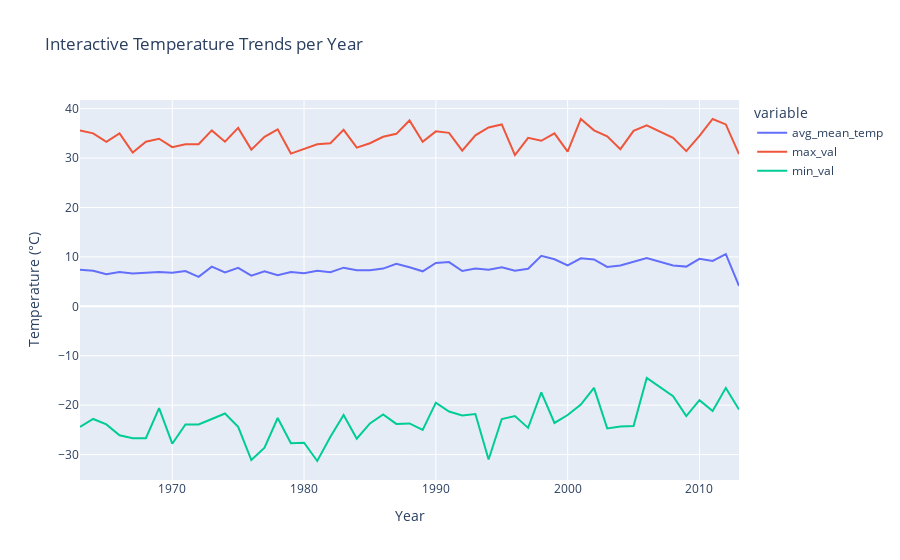

The cell this chart's notebook holds for it:
### Code cell
fig = px.line(df, x="year", y=["avg_mean_temp", "max_val", "min_val"],
              title="Interactive Temperature Trends per Year",
              labels={"value": "Temperature (°C)", "year": "Year"})
fig.show()

### Figure 1 — Plotly figure (JSON) as saved in the notebook; plotly's stock layout.template omitted (floating-point values rounded to 4 significant figures)
{"data": [{"hovertemplate": "variable=avg_mean_temp<br>Year=%{x}<br>Temperature (°C)=%{y}<extra></extra>", "legendgroup": "avg_mean_temp", "line": {"color": "#636efa", "dash": "solid"}, "marker": {"symbol": "circle"}, "mode": "lines", "name": "avg_mean_temp", "orientation": "v", "showlegend": true, "type": "scatter", "x": [1963, 1964, 1965, 1966, 1967, 1968, 1969, 1970, 1971, 1972, 1973, 1974, 1975, 1976, 1977, 1978, 1979, 1980, 1981, 1982, 1983, 1984, 1985, 1986, 1987, 1988, 1989, 1990, 1991, 1992, 1993, 1994, 1995, 1996, 1997, 1998, 1999, 2000, 2001, 2002, 2003, 2004, 2005, 2006, 2008, 2009, 2010, 2011, 2012, 2013], "xaxis": "x", "y": [7.39, 7.18, 6.47, 6.95, 6.62, 6.72, 6.94, 6.8, 7.12, 5.97, 8.02, 6.87, 7.77, 6.21, 7.08, 6.31, 6.95, 6.68, 7.18, 6.91, 7.82, 7.31, 7.28, 7.63, 8.61, 7.89, 7.08, 8.76, 8.95, 7.14, 7.63, 7.42, 7.89, 7.19, 7.6, 10.2, 9.51, 8.27, 9.7, 9.48, 7.98, 8.25, 9.07, 9.79, 8.27, 8.03, 9.61, 9.18, 10.54, 4.13], "yaxis": "y"}, {"hovertemplate": "variable=max_val<br>Year=%{x}<br>Temperature (°C)=%{y}<extra></extra>", "legendgroup": "max_val", "line": {"color": "#EF553B", "dash": "solid"}, "marker": {"symbol": "circle"}, "mode": "lines", "name": "max_val", "orientation": "v", "showlegend": true, "type": "scatter", "x": [1963, 1964, 1965, 1966, 1967, 1968, 1969, 1970, 1971, 1972, 1973, 1974, 1975, 1976, 1977, 1978, 1979, 1980, 1981, 1982, 1983, 1984, 1985, 1986, 1987, 1988, 1989, 1990, 1991, 1992, 1993, 1994, 1995, 1996, 1997, 1998, 1999, 2000, 2001, 2002, 2003, 2004, 2005, 2006, 2008, 2009, 2010, 2011, 2012, 2013], "xaxis": "x", "y": [35.6, 35.0, 33.3, 35.0, 31.1, 33.3, 33.9, 32.2, 32.8, 32.8, 35.6, 33.3, 36.1, 31.7, 34.3, 35.8, 30.9, 31.9, 32.8, 33.0, 35.7, 32.1, 33.0, 34.3, 34.9, 37.6, 33.3, 35.4, 35.1, 31.5, 34.6, 36.2, 36.8, 30.6, 34.1, 33.5, 35.0, 31.3, 37.9, 35.6, 34.4, 31.8, 35.5, 36.6, 34.1, 31.4, 34.5, 37.9, 36.8, 30.8], "yaxis": "y"}, {"hovertemplate": "variable=min_val<br>Year=%{x}<br>Temperature (°C)=%{y}<extra></extra>", "legendgroup": "min_val", "line": {"color": "#00cc96", "dash": "solid"}, "marker": {"symbol": "circle"}, "mode": "lines", "name": "min_val", "orientation": "v", "showlegend": true, "type": "scatter", "x": [1963, 1964, 1965, 1966, 1967, 1968, 1969, 1970, 1971, 1972, 1973, 1974, 1975, 1976, 1977, 1978, 1979, 1980, 1981, 1982, 1983, 1984, 1985, 1986, 1987, 1988, 1989, 1990, 1991, 1992, 1993, 1994, 1995, 1996, 1997, 1998, 1999, 2000, 2001, 2002, 2003, 2004, 2005, 2006, 2008, 2009, 2010, 2011, 2012, 2013], "xaxis": "x", "y": [-24.4, -22.8, -23.9, -26.1, -26.7, -26.7, -20.6, -27.8, -23.9, -23.9, -22.8, -21.7, -24.4, -31.1, -28.6, -22.6, -27.7, -27.6, -31.3, -26.4, -22.0, -26.8, -23.7, -21.9, -23.8, -23.7, -25.0, -19.5, -21.3, -22.1, -21.8, -31.0, -22.8, -22.2, -24.6, -17.4, -23.6, -22.0, -19.9, -16.5, -24.7, -24.3, -24.2, -14.5, -18.2, -22.2, -19.0, -21.2, -16.5, -20.9], "yaxis": "y"}], "layout": {"legend": {"title": {"text": "variable"}, "tracegroupgap": 0}, "title": {"text": "Interactive Temperature Trends per Year"}, "xaxis": {"anchor": "y", "domain": [0, 1], "title": {"text": "Year"}}, "yaxis": {"anchor": "x", "domain": [0, 1], "title": {"text": "Temperature (°C)"}}}}
